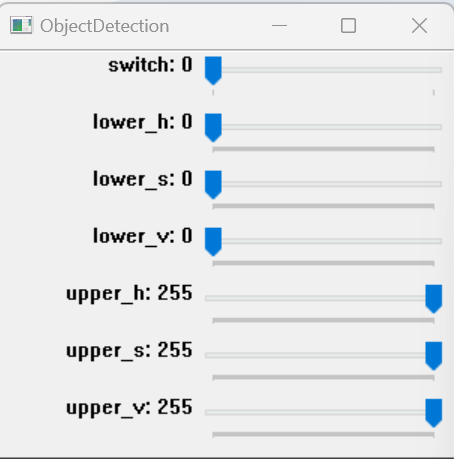
#> input picture input/TrackBar.jpg, 454 x 459 px, given in place of the camera
$ jupyter execute 'Image_Processing_Techniques3 (ObjectDetection_using_Trackbars(HSV)).ipynb'
#> lines starting #> are read from the running program, lines starting #| are printed output that depends on the picture; after the words box and inside, x2 and y2 are one past the last pixel; in counts of white or black regions, pixels touching at a corner belong together
[cell 1]
#detect objects in a video using HSV and color trackbars
import cv2
import numpy as np

#capture video from the camera
video = cv2.VideoCapture(0)

#create a bin to store the output
fourcc = cv2.VideoWriter_fourcc(*"XVID")
output = cv2.VideoWriter("D:\ComputerVision_Projects\Image_Processing_1\output\object_detection.avi", fourcc, 20.0, (400,400))

#create an empty function
def nothing(x):
    pass

#create a window to hold the options for the HSV
cv2.namedWindow('ObjectDetection')

#create trackbars for the HSV
cv2.createTrackbar('switch','ObjectDetection',0,1,nothing)
#> slider 'switch' is set to 1
cv2.createTrackbar('lower_h','ObjectDetection',0,255,nothing)
#> slider 'lower_h' is set to 51
cv2.createTrackbar('lower_s','ObjectDetection',0,255,nothing)
#> slider 'lower_s' is set to 51
cv2.createTrackbar('lower_v','ObjectDetection',0,255,nothing)
#> slider 'lower_v' is set to 51
cv2.createTrackbar('upper_h','ObjectDetection',255,255,nothing)
cv2.createTrackbar('upper_s','ObjectDetection',255,255,nothing)
cv2.createTrackbar('upper_v','ObjectDetection',255,255,nothing)

while video.read():
    ret, frame = video.read()
#> frame is the input picture: shape (459, 454, 3); mean B, G, R 231.9, 230.6, 228.8
    if ret == True:
        frame = cv2.resize(frame,(400,400))
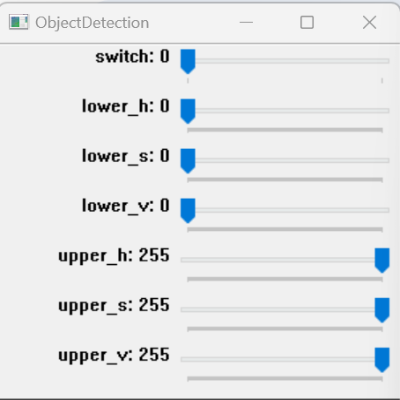
#> frame: shape (400, 400, 3); mean B, G, R 231.9, 230.6, 228.7
        frame_hsv = cv2.cvtColor(frame,cv2.COLOR_BGR2HSV)
#> frame_hsv: shape (400, 400, 3); mean H, S, V 5.6, 3.8, 231.9


        #access the status of the switch
        switch = cv2.getTrackbarPos('switch','ObjectDetection')

        #implement the code for what happens when switch is ON/OFF
        if switch == 0:
            cv2.imshow("frame",frame)
        else:

            #get the status of all the options of HSV
            lower_h = cv2.getTrackbarPos('lower_h','ObjectDetection')
            lower_s = cv2.getTrackbarPos('lower_s','ObjectDetection')
            lower_v = cv2.getTrackbarPos('lower_v','ObjectDetection')
            upper_h = cv2.getTrackbarPos('upper_h','ObjectDetection')
            upper_s = cv2.getTrackbarPos('upper_s','ObjectDetection')
            upper_v = cv2.getTrackbarPos('upper_v','ObjectDetection')

            #create a mask
            lower_range = np.array([lower_h, lower_s, lower_v])
            upper_range = np.array([upper_h, upper_s, upper_v])
            frame_mask = cv2.inRange(frame_hsv, lower_range, upper_range)
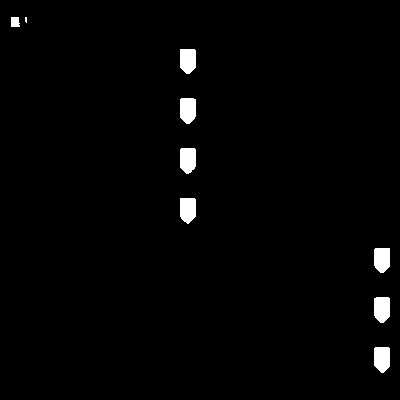
#> frame_mask: shape (400, 400); 1.7% white; 9 white regions (1 under 20 px), largest, box (x1, y1, x2, y2) and area: (180, 98, 196, 124) 370, (374, 297, 390, 323) 370, (180, 148, 196, 174) 369

            #filter the frame with the mask
            frame_filter = cv2.bitwise_and(frame, frame, mask=frame_mask)
            output.write(frame_filter)
            cv2.imshow("frame",frame)
            cv2.imshow("frame_filter",frame_filter)

        if cv2.waitKey(1) == ord('q'):
#> (key q is pressed here)
            break

#release output and window
video.release()
output.release()
cv2.destroyAllWindows()
